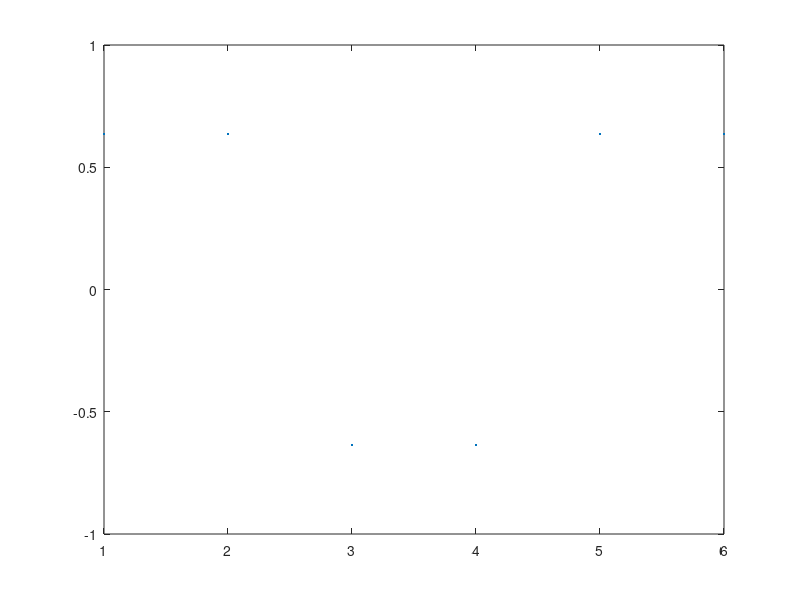

Reproduce this figure in MATLAB.
clc
clear
close all
%%
t1=0;
t2=3*pi;
T=pi/2;
n=(t2-t1)/T;
y=1:1:n;
for i=1:n
    l=t1+(i-1)*T:pi/100:t1+i*T;
    xt=sin(l);
    yt(i)=(1/T)*trapz(l,xt);
end
plot(y,yt,'.');